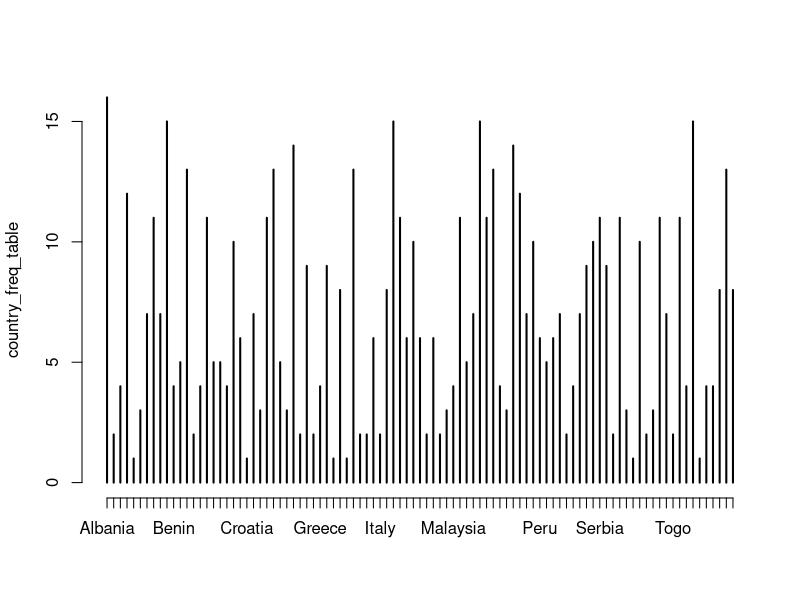
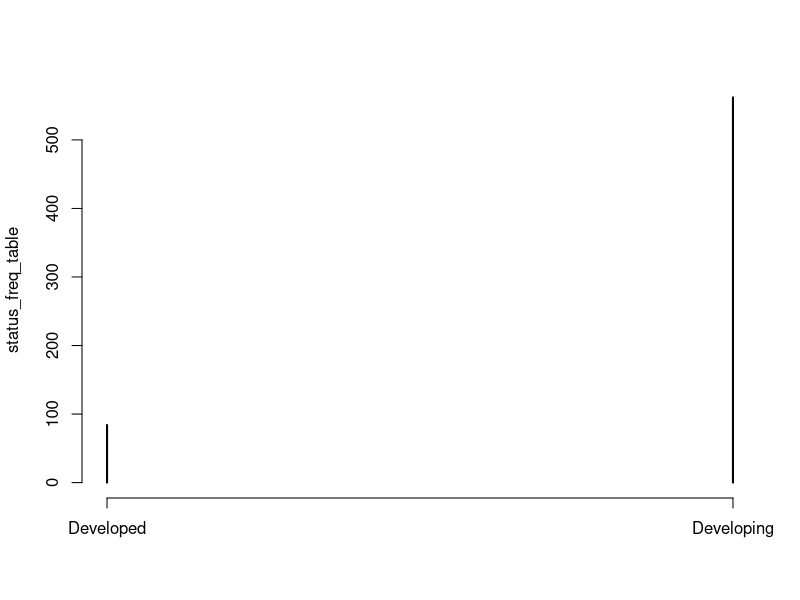
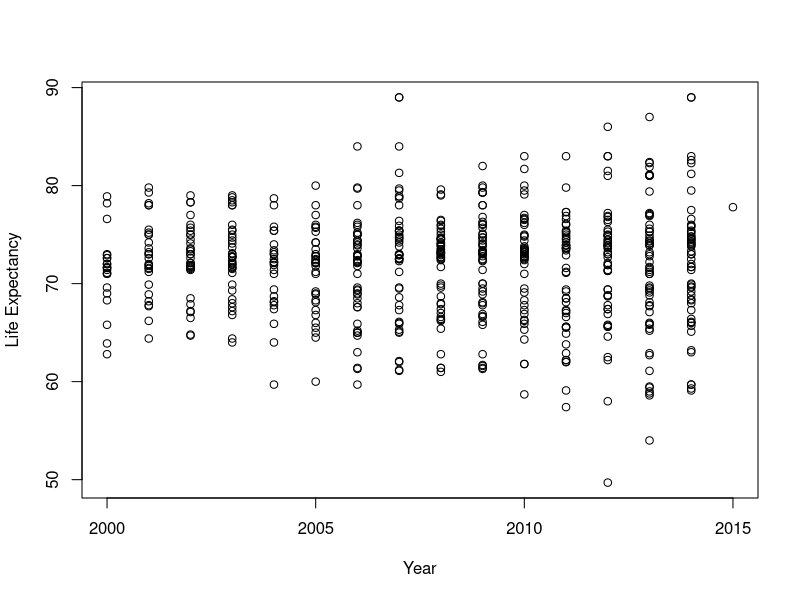
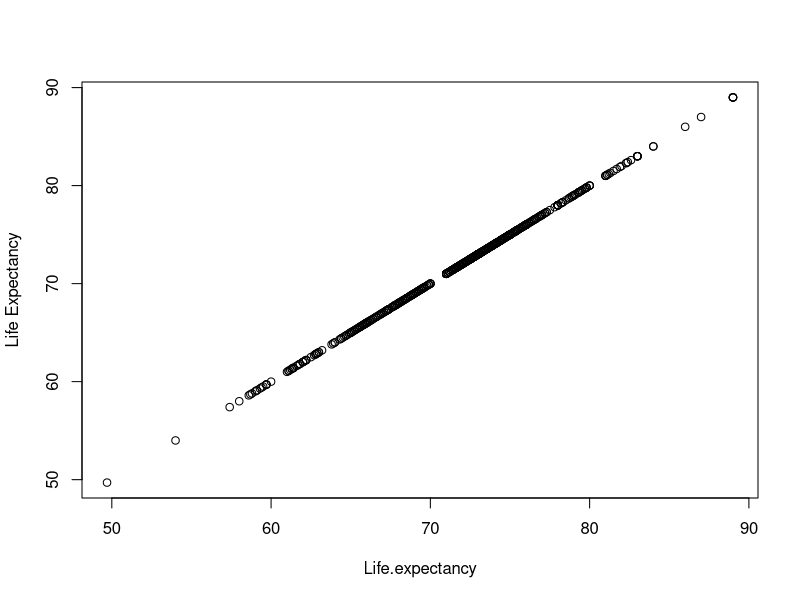
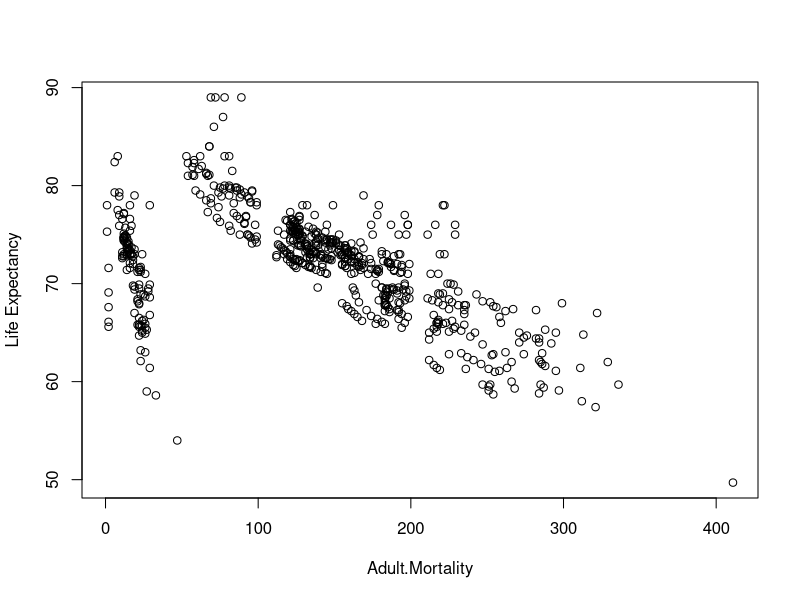
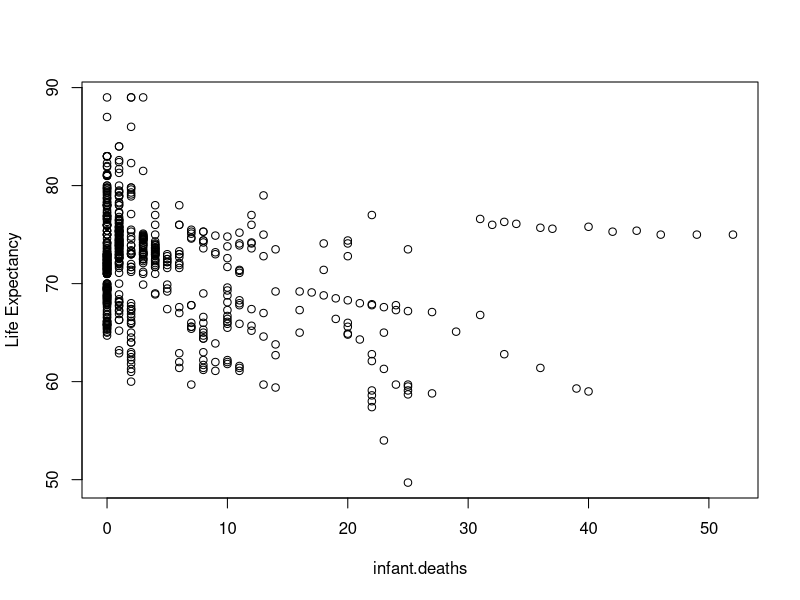
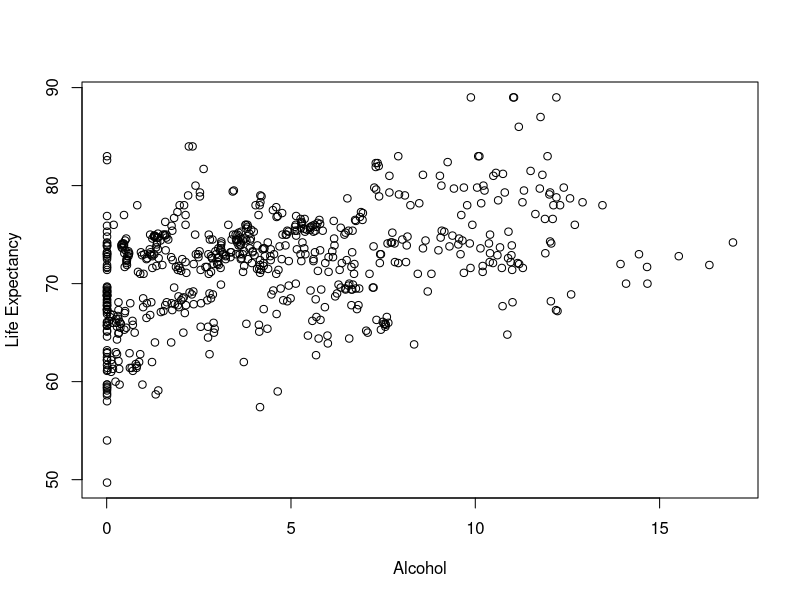
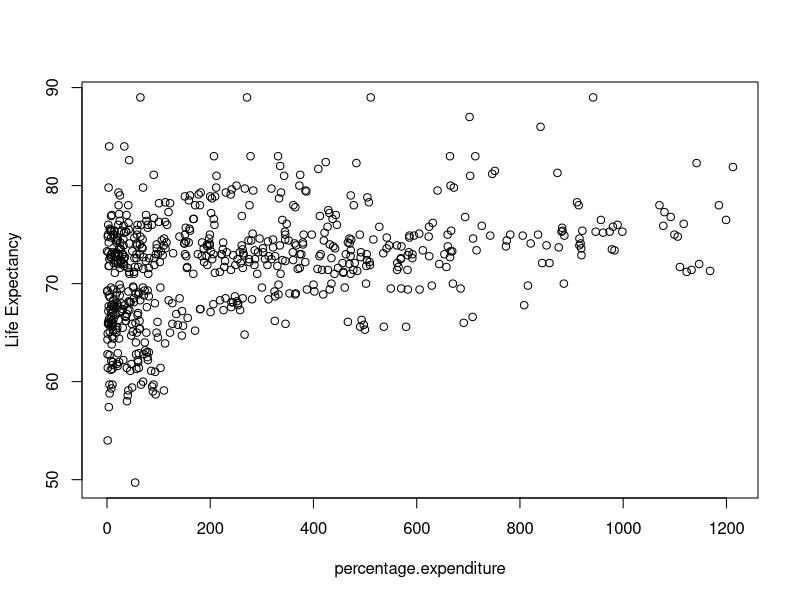

Recreate these plots in R, in order.
## ---- chunk 1
df.raw <- read.csv('Life Expectancy Data.csv')
## ---- chunk 2
# Drop rows with NAs (few exist) and remove all outliers
df <- na.omit(df.raw)

# Identify outliers with the 1.5 * IQR rule
is_outlier <- function(x) {
  q <- quantile(x, probs = c(0.25, 0.75), na.rm = TRUE)
  iqr <- IQR(x, na.rm = TRUE)
  x < (q[1] - 1.5 * iqr) | x > (q[2] + 1.5 * iqr)
}

numeric_cols <- sapply(df, is.numeric)
outlier_rows <- apply(sapply(df[, numeric_cols], is_outlier), 1, any)

cat("Rows before removing outliers:", nrow(df), "\n")
cat("Rows with outliers removed:", sum(outlier_rows), "\n")
df <- df[!outlier_rows, ]
cat("Rows remaining:", nrow(df), "\n")
## ---- chunk 3
## countries
country_freq_table <- table(df$Country)
plot(country_freq_table)
## ---- chunk 4
## status
status_freq_table <- table(df$Status)
plot(status_freq_table)
## ---- chunk 5
(numeric.cols <- df[, sapply(df, is.numeric)])
## ---- chunk 6
lapply(names(numeric.cols), function(column_name) {
  plot(numeric.cols[[column_name]],
       numeric.cols$Life.expectancy,
       xlab = column_name,
       ylab = "Life Expectancy")
})
## ---- chunk 7
plot(
  Life.expectancy ~ percentage.expenditure,
  data = df,
  main = "Percentage Expenditure (Non-transformed) vs Life Expectancy",
  xlab = "Percentage Expenditure",
  ylab = "Life Expectancy"
)

plot(
  Life.expectancy ~ log(percentage.expenditure),
  data = df,
  main = "Percentage Expenditure (Log transformed) vs Life Expectancy",
  xlab = "log(Percentage Expenditure)",
  ylab = "Life Expectancy"
)
## ---- chunk 8
plot(
  Life.expectancy ~ GDP,
  data = df,
  main = "GDP (Non-transformed) vs Life Expectancy",
  xlab = "GDP",
  ylab = "Life Expectancy"
)

plot(
  Life.expectancy ~ I(log(GDP)),
  data = df,
  main = "GDP (Log transformed) vs Life Expectancy",
  xlab = "log(GDP)",
  ylab = "Life Expectancy"
)
## ---- chunk 9
lm.GDP.nontrans <- lm(Life.expectancy ~ GDP, data = df)
summary(lm.GDP.nontrans)

lm.GDP.trans <- lm(Life.expectancy ~ I(log(GDP)), data = df)
summary(lm.GDP.trans)
